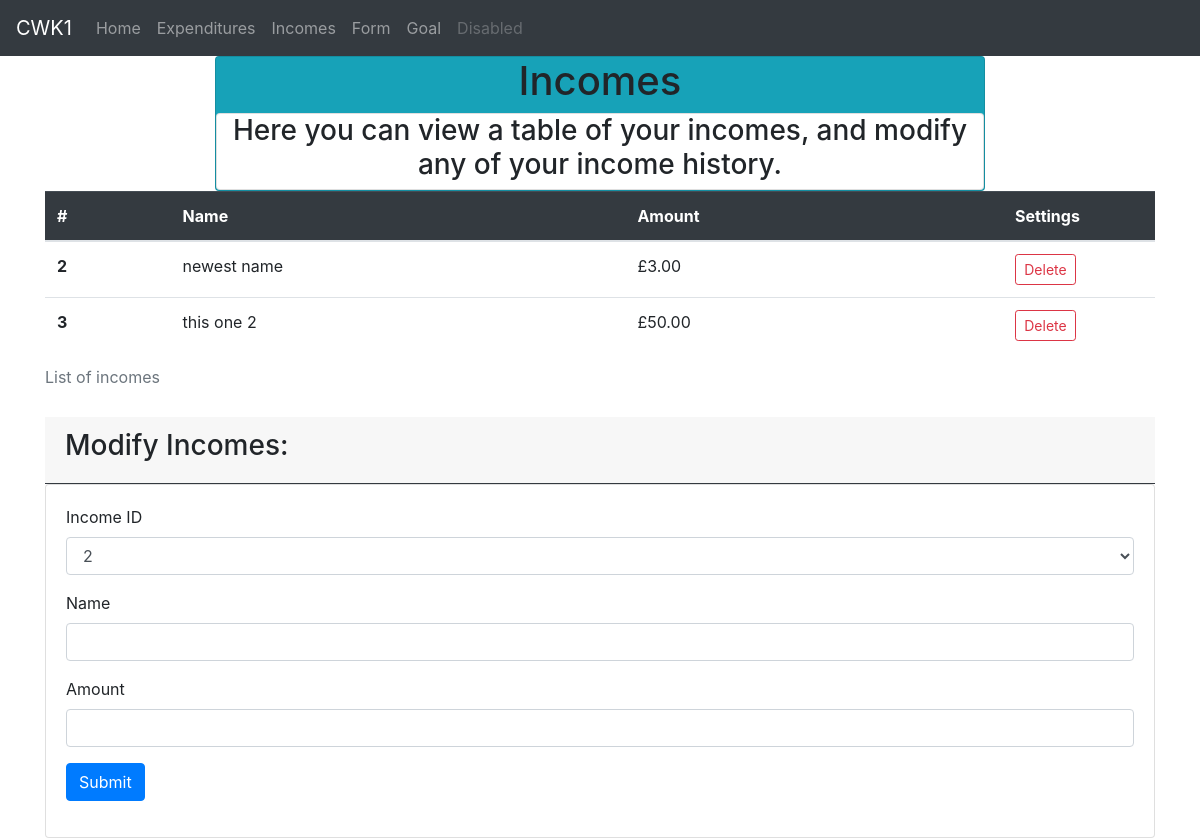
/incomes, run on an earlier commit of the app's database.
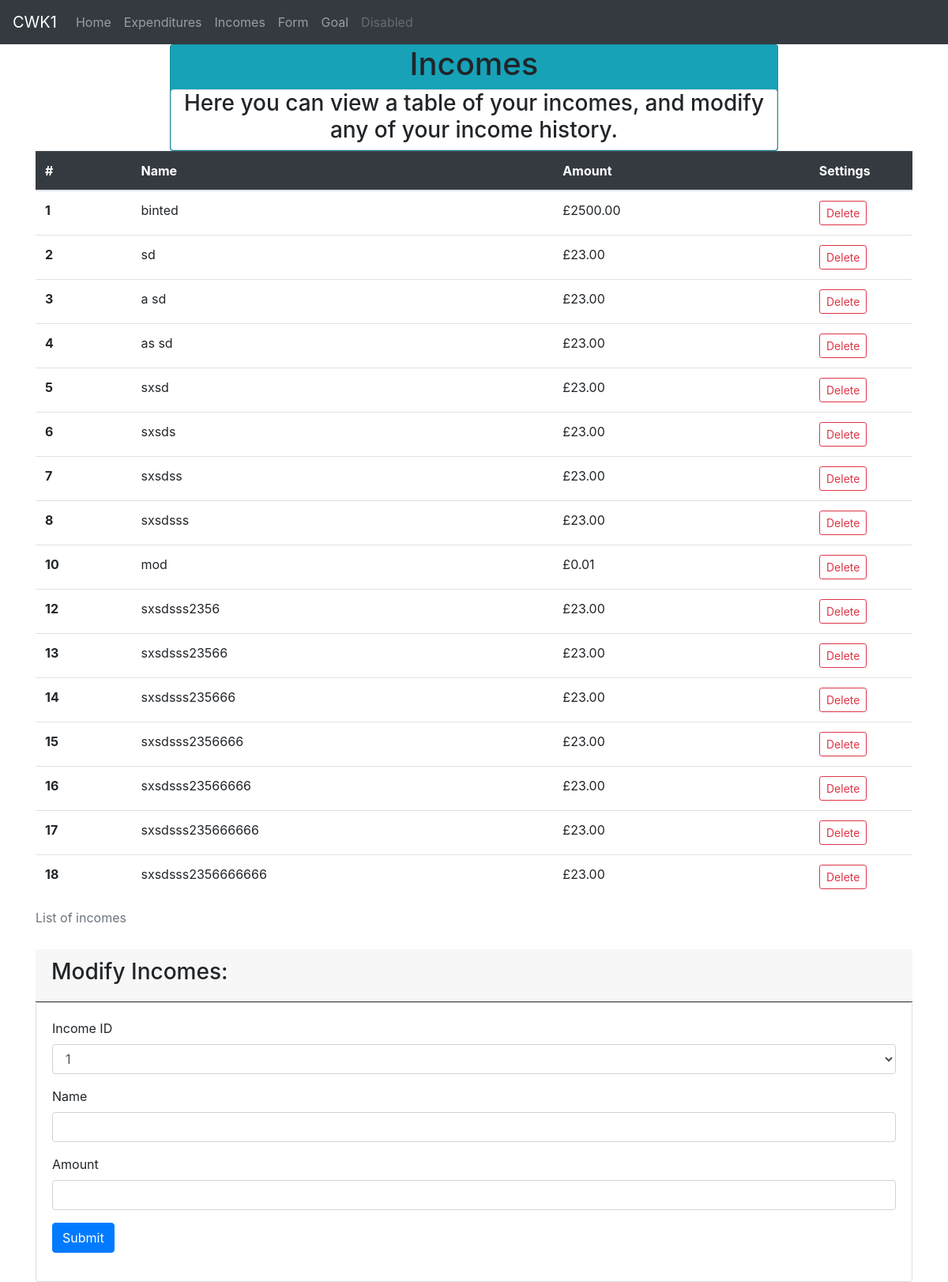
And on a later commit of the database.
### app/models.py (models this page shows)
class Income(db.Model):
    id = db.Column(db.Integer, primary_key=True)
    name = db.Column(db.String(500), index=True, unique=True, nullable=False)
    amount = db.Column(db.Float, nullable=False)

### app/views.py (the view, shortened to what this page needs)
@app.route('/incomes', methods=['GET', 'POST'])
def incomes():
    modify_form = ModifyIncomeForm()
    with app.app_context():
        incomes_list = db.session.query(models.Income).all()
    for x in incomes_list:
        modify_form.id.choices.append(x.id)
    incomes_count = len(incomes_list)
    incomes = {'description': 'Here you can view a table of your incomes, and modify any of your income history.'}
    return render_template('incomes.html', title='Incomes', incomes_list=incomes_list, incomes_count=incomes_count, incomes=incomes, modify_form=modify_form)

### app/forms.py
class ModifyIncomeForm(FlaskForm):
    id = SelectField('Income ID', validators=[DataRequired()], choices=[])
    name = StringField('Name', validators=[Optional()])
    amount = FloatField('Amount', validators=[
                        Optional(), NumberRange(min=0.01, max=9.0e12)])
    submit = SubmitField('Save Changes')

### app/templates/incomes.html (shortened to what this page needs)
{% extends "base.html" %}]
{%block content%}
<div class="flex-row">
  <div class="card bg-info text-center">
  <h1>Incomes</h1>
  <div class="card">
      <h3>{{incomes.description}}</h3>
      </div>
  </div>
  </div>
  </div>
{% if incomes_count>0 %}
<div class="container">
    <table class="table table-hover">
        <caption>List of incomes</caption>
        <thead class="table-dark">
          <tr>
            <th scope="col">#</th>
            <th scope="col">Name</th>
            <th scope="col">Amount</th>
            <th scope="col">
              <div class="row justify-content-md-center">
                Settings
                </div>
            </th>
          </tr>
        </thead>
        <tbody>
          {% for x in range(1,incomes_count+1) %}
          <tr>
            <th scope="row">{{incomes_list[x-1].id}}</th>
            <td>{{incomes_list[x-1].name}}</td>
            <td>£{{'%0.2f'|format(incomes_list[x-1].amount|float)}}</td>
            <td>
              <div class="row justify-content-center">
                  <form method="post" action="{{ url_for('delete_income', id=incomes_list[x-1].id) }}" class="mr-1">
                      <button type="submit" class="btn btn-outline-danger btn-sm">Delete</button>
                  </form>
              </div>
          </td>
          </tr>
          {% endfor %}
        </tbody>
      </table>
      <div class="card-header border-dark">
        <h3>Modify Incomes:</h3>
      </div>
      <div class="card card-body">
        <form method="post" action="" name="incomeform">
            <div class="mb-3">
                {{ modify_form.id.label }}
                {{ modify_form.id(class="form-control") }}
            </div>
            <div class="mb-3">
                {{ modify_form.name.label }}
                {{ modify_form.name(class="form-control") }}
            </div>
            <div class="mb-3">
                {{ modify_form.amount.label }}
                {{ modify_form.amount(class="form-control") }}
            </div>
            <p><input type="submit" class="btn btn-primary" value="Submit"></p>
        </form>
        </div>
</div>
{%endif%}
{%endblock%}

What changed in the data, as far as the page shows it:
added Income: id "1", name "binted", amount "2500.00"
added Income: id "4", name "as sd", amount "23.00"
added Income: id "5", name "sxsd", amount "23.00"
added Income: id "6", name "sxsds", amount "23.00"
added Income: id "7", name "sxsdss", amount "23.00"
added Income: id "8", name "sxsdsss", amount "23.00"
added Income: id "10", name "mod", amount "0.01"
added Income: id "12", name "sxsdsss2356", amount "23.00"
added Income: id "13", name "sxsdsss23566", amount "23.00"
added Income: id "14", name "sxsdsss235666", amount "23.00"
added Income: id "15", name "sxsdsss2356666", amount "23.00"
added Income: id "16", name "sxsdsss23566666", amount "23.00"
added Income: id "17", name "sxsdsss235666666", amount "23.00"
added Income: id "18", name "sxsdsss2356666666", amount "23.00"
Also different on the page:
form field id: "2" → "1"
new list line: "£ Delete"
new list line: "2 sd 23.00"
new list line: "3 a sd 23.00"
list line gone: "2 newest name 3.00"
list line gone: "£ Delete"
list line gone: "3 this one 2 50.00"
